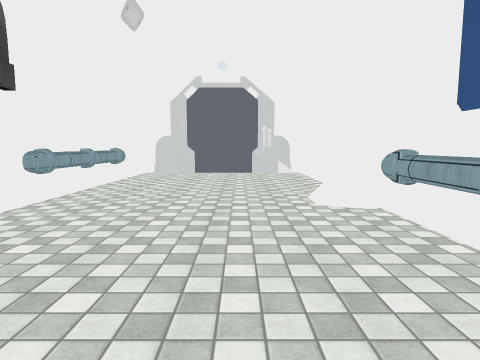
View 1 (above)

12 first-person views from a walk through a scene from a Unity 3-D project. The camera is 1.5 m above the floor, tilts 6° down and sees 75° across. The floor is counted in squares, 1 m on a side. Each view is taken from the middle of a square. On the plan, view 1 faces up. The plan holds only what a view shows up to about 15 squares ahead; the rest is blank. The place goes on beyond the plan. The player character is not drawn. Some surface patterns are stand-ins.

View 2
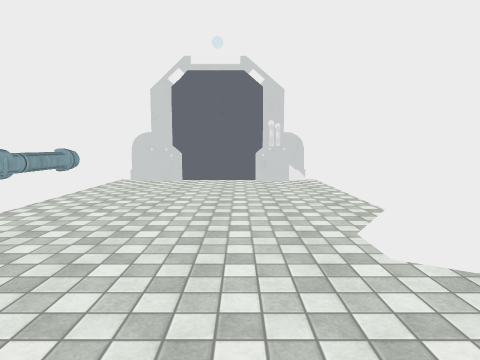

View 3
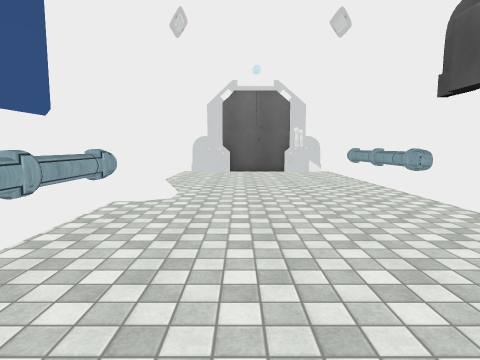

View 4
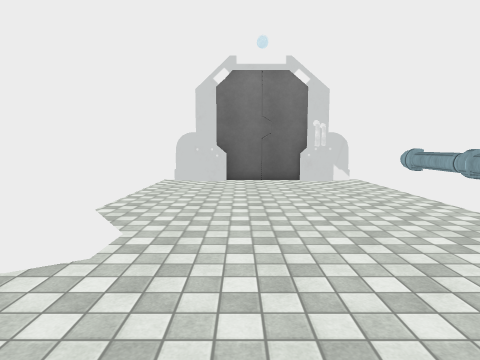

View 5
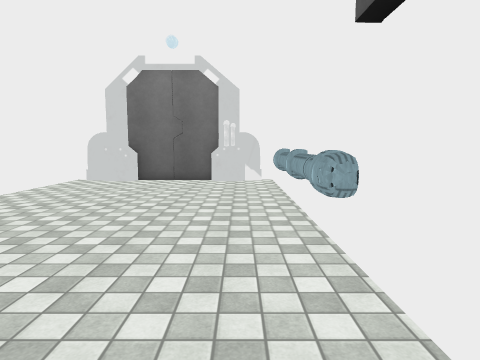

View 6
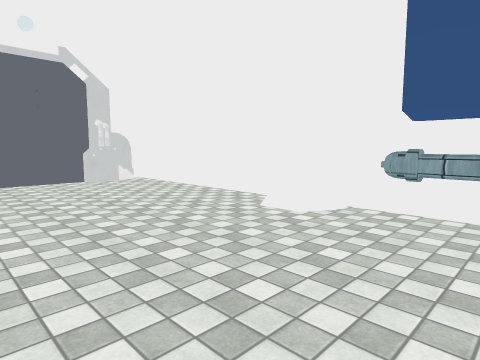

View 7
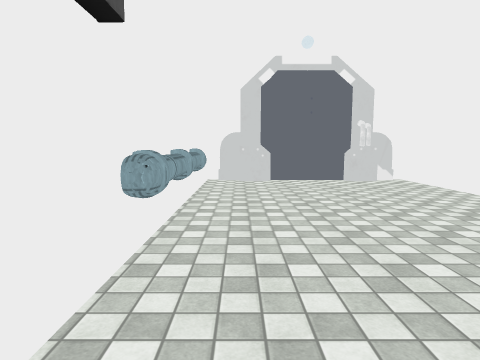

View 8
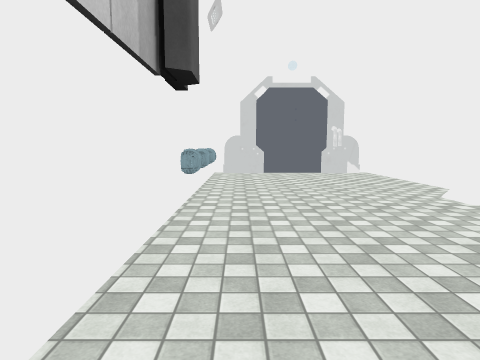

View 9
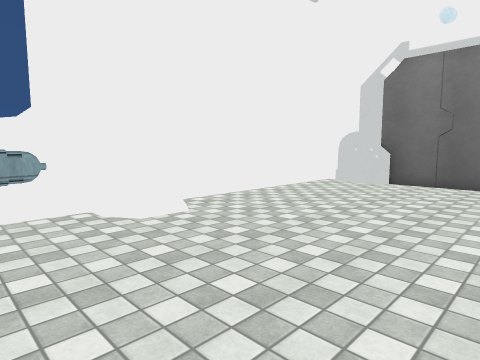

View 10
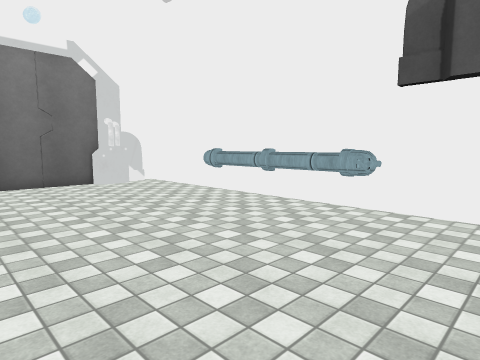

View 11
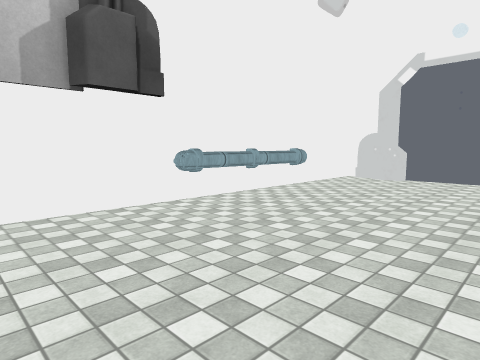

View 12
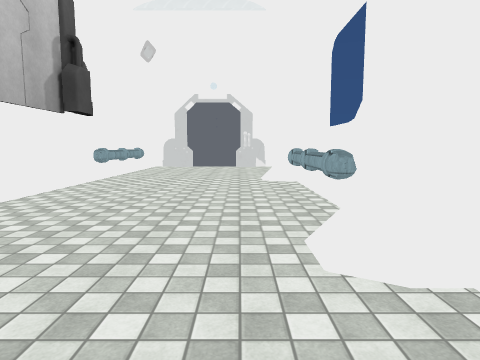

### Floor plan
Points are (right, up) in squares from view 1. A wall is a line through its corners. A room is listed if a view was taken in it or the views show most of it. See-through windows are left out.
Room 1 (views 1, 2, 3, 4, 5, 6, 7, 8, 9, 10, 11, 12)
walls: (3.4, 1) (3, 1) (3, 6.4); (-5.1, -0.8) (-5.1, -6.9); (2.7, -1.4) (3.5, -1.1); (3.5, -0.8) (3.5, 7.8) (3, 8.1); (-5.5, -1.5) (-5, -1.5); (3, -2.3) (3, -1.1); (-5, 8.4) (-5.5, 8.4); (3.5, 8.1) (2.7, 8.4); (3.5, 9.5) (3.5, 18.5) (2.9, 18.5); (-5.1, 13.9) (-5.1, 8.1); (0.6, -11.2) (0.8, -10.7) (1.9, -10.7) (2.1, -11.1); (-4.2, -11.1) (-4, -10.7) (-3, -10.7) (-2.7, -11.1); (-3.4, -11.3) (3, -11.3); (-5, -11.3) (-3.9, -11.3); (2.9, -11.5) (3.5, -11.5) (3.5, -2.3) (2.6, -2); (-2.6, 18.2) (-2.8, 17.8) (-3.9, 17.8) (-4.1, 18.1); (2.2, 18.1) (2, 17.8) (1, 17.8) (0.7, 18.2); (1.4, 18.3) (-5, 18.3); (3, 18.3) (1.9, 18.3); (-4.9, 18.5) (-5.5, 18.5) (-5.5, -11.5) (-4.9, -11.5)
low walls: (2.4, -1.2) (3, -0.8) (3.5, -0.8); (2.6, -1.2) (3.5, -0.8); (3, 7.7) (2.6, 7.9) (2.6, 9.2); (3.5, 7.8) (3.1, 7.8) (2.3, 8.2) (2.3, 9.4); (3.3, -2.5) (2.6, -2.2); (3.3, -2.7) (2.6, -2.3) (2.6, -1.3) (3.5, -0.8); (-5, -11.1) (-4.2, -11.1); (-4.4, 18.1) (-5, 18.1)

Where each view was taken, in squares from view 1:
view 1: 0 up, 0 right, facing up
view 2: 4 up, 0 right, facing up
view 3: 8 up, 0 right, facing down
view 4: 3 up, 0 right, facing down
view 5: 3 up, 4 left, facing down
view 6: 4 up, 4 left, facing up-right
view 7: 4 up, 4 left, facing up
view 8: 0 up, 4 left, facing up
view 9: 2 up, 4 left, facing down-right
view 10: 2 up, 2 right, facing down-left
view 11: 3 up, 2 right, facing up-left
view 12: 6 down, 1 right, facing up
